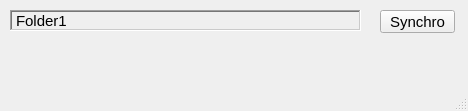
<?xml version="1.0" encoding="UTF-8"?>
<ui version="4.0">
 <class>mainWindow</class>
 <widget class="QMainWindow" name="mainWindow">
  <property name="geometry">
   <rect>
    <x>0</x>
    <y>0</y>
    <width>468</width>
    <height>111</height>
   </rect>
  </property>
  <property name="windowTitle">
   <string>Folders Synchronization</string>
  </property>
  <widget class="QWidget" name="centralwidget">
   <widget class="QLabel" name="lbl_1">
    <property name="geometry">
     <rect>
      <x>10</x>
      <y>10</y>
      <width>351</width>
      <height>21</height>
     </rect>
    </property>
    <property name="font">
     <font>
      <family>Arial</family>
      <pointsize>11</pointsize>
     </font>
    </property>
    <property name="frameShape">
     <enum>QFrame::WinPanel</enum>
    </property>
    <property name="frameShadow">
     <enum>QFrame::Sunken</enum>
    </property>
    <property name="text">
     <string>Folder1</string>
    </property>
   </widget>
   <widget class="QPushButton" name="btn_1">
    <property name="geometry">
     <rect>
      <x>380</x>
      <y>10</y>
      <width>75</width>
      <height>23</height>
     </rect>
    </property>
    <property name="font">
     <font>
      <family>Arial</family>
      <pointsize>11</pointsize>
     </font>
    </property>
    <property name="text">
     <string>Synchro</string>
    </property>
    <property name="flat">
     <bool>false</bool>
    </property>
   </widget>
  </widget>
  <widget class="QMenuBar" name="menubar">
   <property name="geometry">
    <rect>
     <x>0</x>
     <y>0</y>
     <width>468</width>
     <height>21</height>
    </rect>
   </property>
  </widget>
  <widget class="QStatusBar" name="statusbar"/>
 </widget>
 <resources/>
 <connections/>
</ui>
